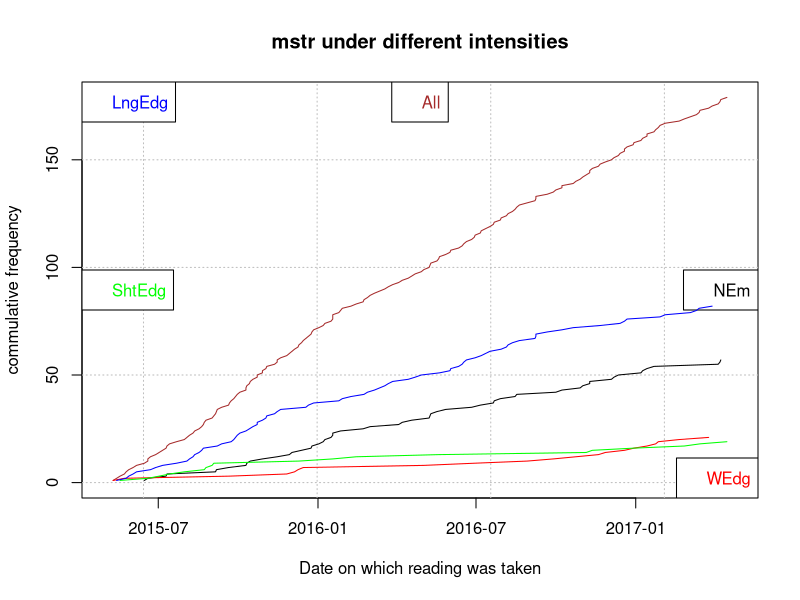

The R source for this figure:
# Author: Zaeem Yousaf
# Data taken: By himself
# Date: 21-10-2016
#-----------------------------
# this program generates graph after analysis of data0
# commulative freq of intensity over period of time
#-----------------------------
# read data  and store into mstrData
mstrData=read.table(file="data0.txt",sep='\t',comment.char='#',
header=TRUE)
#-----------------------------
# format date and store into Dates
Dates=as.Date(mstrData$date,"%d/%m/%Y")	# date header name
#-----------------------------
# make list of dates of different intensity
# store intensity 0 Dates into dates0 and so on
# there are only four intensity levels 0..3
dates0=NULL
dates1=NULL
dates2=NULL
dates3=NULL
#----------
# make list of intensities and store into Ints
Ints=mstrData$intensity		# intensity is header name
#----------
loops=length(Dates)		# loops = number of entries
for(i in 1:loops){
	pIntensity=Ints[i]	# holds intensity on particular date
	pDate=as.character(Dates[i])	# particular corresponding date
	switch(pIntensity==0,(dates0[length(dates0)+1]=pDate))
	switch(pIntensity==1,(dates1[length(dates1)+1]=pDate))
	switch(pIntensity==2,(dates2[length(dates2)+1]=pDate))
	switch(pIntensity==3,(dates3[length(dates3)+1]=pDate))
}
# print(dates0)
# date0..3 are assigned their particular dates
#-----------------------------
# Empty plot with wise ranges
# Dates are on X-axis
# commulative frequency is on Y-axis
# X-range minOfDates-7Day ... maxOfDates+7Day for good visibility purpose
# y-range 0 .. maxOfCommulative
daysList=c(length(dates0),length(dates1),length(dates2),length(dates3),length(Dates))
highFreq=max(daysList)
#---------
yinc=1
totalTics=highFreq/yinc+1
totalDays=as.integer((as.Date(max(Dates))+7)-(as.Date(min(Dates))-7))
xinc=totalDays/(totalTics-1)
#---------
# plotting
plot(seq(as.Date(min(Dates))-7,as.Date(max(Dates))+7,xinc),seq(0,highFreq,yinc),type='n',
xlab="Date on which reading was taken",
ylab="commulative frequency",main="mstr under different intensities")
#---------
# drawing grid
grid(col='grey')
#---------
lines(as.Date(Dates),1:length(Dates),col="brown")
legend("top","All", text.col='brown');
lines(as.Date(dates0),1:length(dates0),col='black')
legend("right","NEm",text.col='black')	# NEmission
lines(as.Date(dates1),1:length(dates1),col='red')
legend("bottomright","WEdg",text.col='red')	# Without Edging
lines(as.Date(dates2),1:length(dates2),col='green')
legend("left","ShtEdg",text.col='green')	# Short Edging
lines(as.Date(dates3),1:length(dates3),col='blue')
legend("topleft","LngEdg",text.col='blue')	# Long Edging

